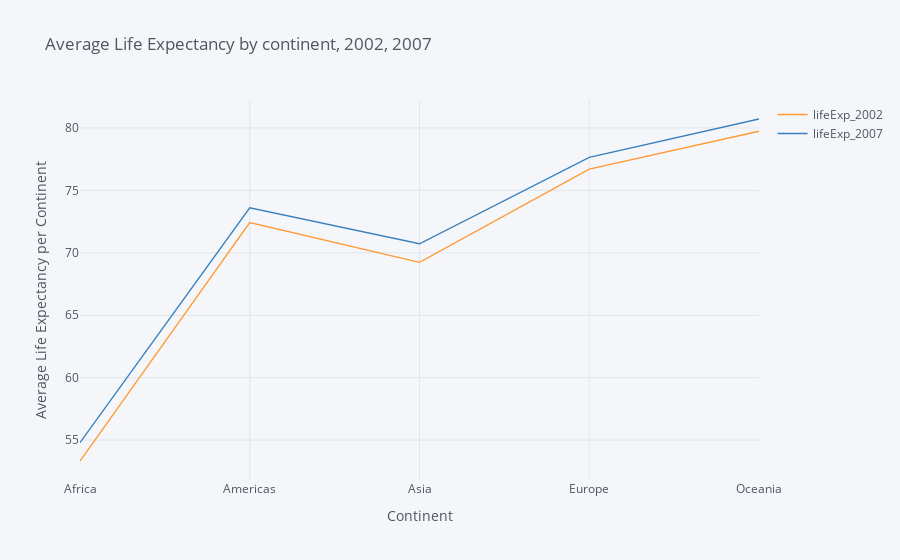

The cell this chart's notebook holds for it:
### Code cell
life_2002_2007.iplot(kind='line',
                     title="Average Life Expectancy by continent, 2002, 2007",
                    yTitle="Average Life Expectancy per Continent",
                    xTitle='Continent')

### Figure 1 — Plotly figure (JSON) as saved in the notebook; plotly's stock layout.template omitted (floating-point values rounded to 4 significant figures)
{"data": [{"line": {"color": "rgba(255, 153, 51, 1.0)", "dash": "solid", "shape": "linear", "width": 1.3}, "mode": "lines", "name": "lifeExp_2002", "text": "", "type": "scatter", "x": ["Africa", "Americas", "Asia", "Europe", "Oceania"], "y": [53.33, 72.42, 69.23, 76.7, 79.74]}, {"line": {"color": "rgba(55, 128, 191, 1.0)", "dash": "solid", "shape": "linear", "width": 1.3}, "mode": "lines", "name": "lifeExp_2007", "text": "", "type": "scatter", "x": ["Africa", "Americas", "Asia", "Europe", "Oceania"], "y": [54.81, 73.61, 70.73, 77.65, 80.72]}], "layout": {"legend": {"bgcolor": "#F5F6F9", "font": {"color": "#4D5663"}}, "paper_bgcolor": "#F5F6F9", "plot_bgcolor": "#F5F6F9", "title": {"font": {"color": "#4D5663"}, "text": "Average Life Expectancy by continent, 2002, 2007"}, "xaxis": {"gridcolor": "#E1E5ED", "showgrid": true, "tickfont": {"color": "#4D5663"}, "title": {"font": {"color": "#4D5663"}, "text": "Continent"}, "zerolinecolor": "#E1E5ED"}, "yaxis": {"gridcolor": "#E1E5ED", "showgrid": true, "tickfont": {"color": "#4D5663"}, "title": {"font": {"color": "#4D5663"}, "text": "Average Life Expectancy per Continent"}, "zerolinecolor": "#E1E5ED"}}}
